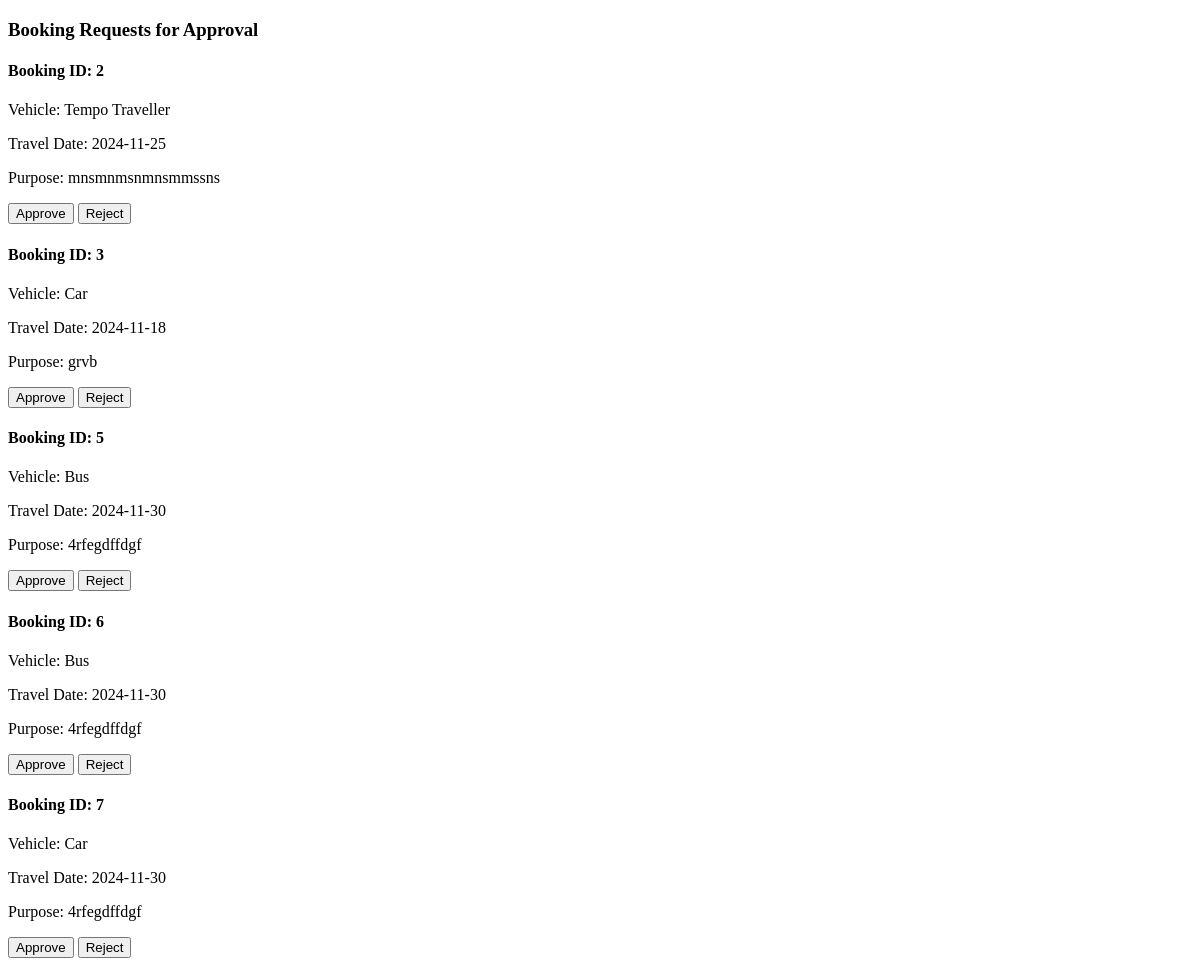
The page /user_a_dir/a_dir_approval.php on the database as committed earlier.
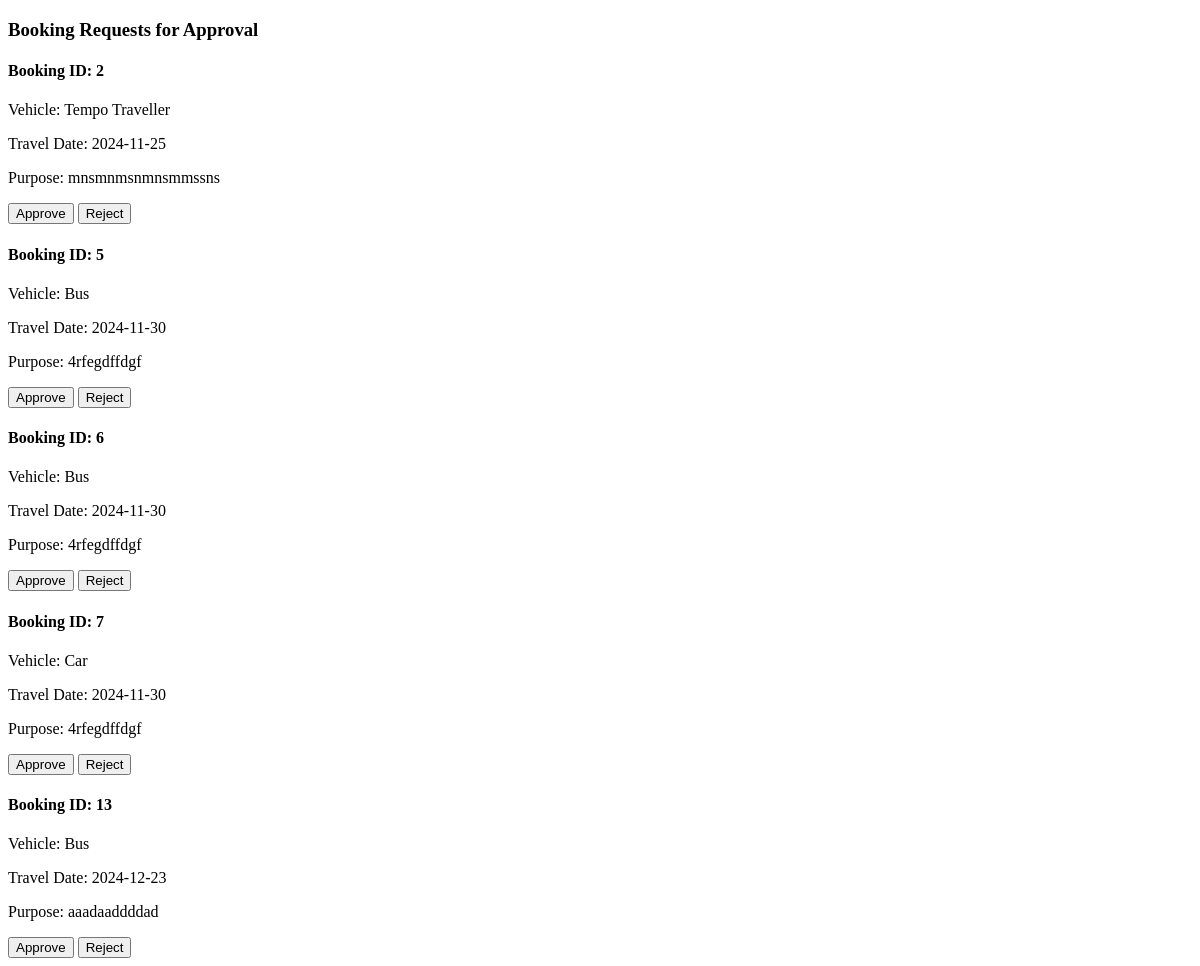
The same page on the database as committed later.
### tables this page shows
CREATE TABLE `bookings` (
  `id` int(50) NOT NULL,
  `vehicle` varchar(255) NOT NULL,
  `travel_date` date NOT NULL,
  `purpose` text NOT NULL,
  `num_people` int(11) NOT NULL,
  `num_days` int(50) NOT NULL,
  `pickup_from` varchar(255) NOT NULL,
  `pickup_time` time NOT NULL,
  `drop_to` varchar(255) NOT NULL,
  `drop_time` time NOT NULL,
  `booking_status` varchar(250) NOT NULL,
  `user_id` int(11) DEFAULT NULL,
  `created_at` timestamp NOT NULL DEFAULT current_timestamp()
);

### user_a_dir/a_dir_approval.php (the view, shortened to what this page needs)
<?php
include('../db.php');
$sql = "SELECT * FROM bookings WHERE booking_status = 'hod_approved'";
$result = $conn->query($sql);
?>
<!DOCTYPE html>
<html lang="en">
<head>
</head>
<body>
    <section class="board">
        <div class="board-header">
            <h3>Booking Requests for Approval</h3>
        </div>
        <div class="grid-container">
            <?php if ($result->num_rows > 0): ?>
                <?php while ($row = $result->fetch_assoc()): ?>
                    <div class="grid-item">
                        <h4>Booking ID: <?= htmlspecialchars($row['id']) ?></h4>
                        <p>Vehicle: <?= htmlspecialchars($row['vehicle']) ?></p>
                        <p>Travel Date: <?= htmlspecialchars($row['travel_date']) ?></p>
                        <p>Purpose: <?= htmlspecialchars($row['purpose']) ?></p>
                        <form method="POST">
                            <button type="submit" name="action" value="approve">Approve</button>
                            <button type="submit" name="action" value="reject">Reject</button>
                        </form>
                    </div>
                <?php endwhile; ?>
            <?php else: ?>
                <p>No pending bookings.</p>
            <?php endif; ?>
        </div>
    </section>
</body>
</html>

Rows that differ between the two databases and show on the page:
no longer on this page (row edited): bookings: id "3", vehicle "Car", travel_date "2024-11-18", purpose "grvb"
added bookings: id "13", vehicle "Bus", travel_date "2024-12-23", purpose "aaadaaddddad"
